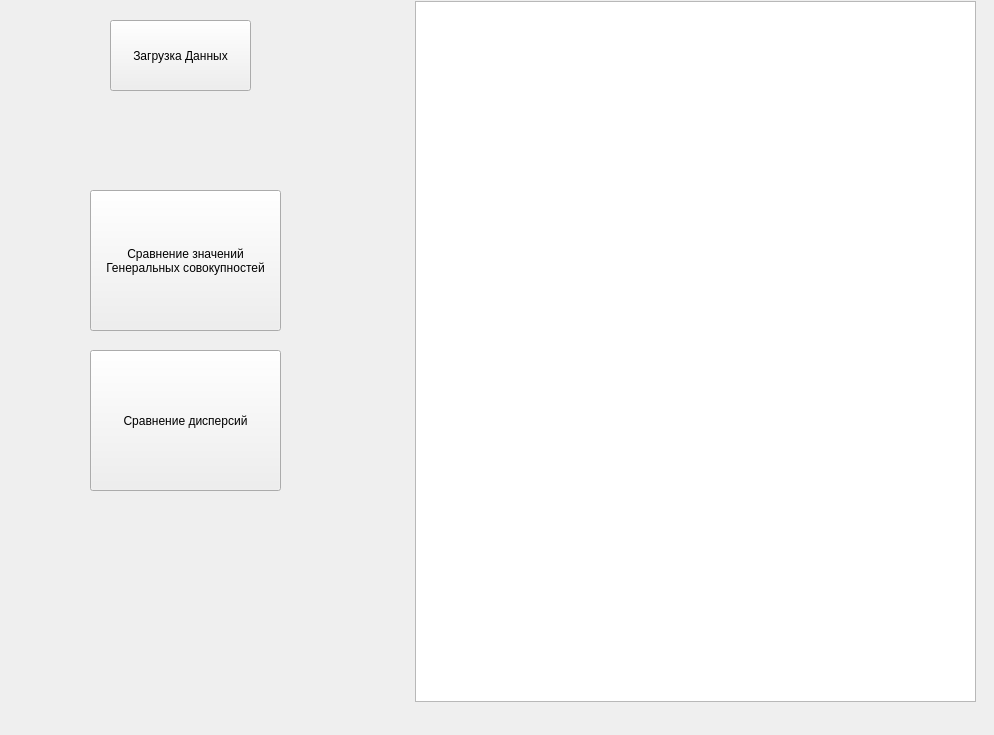
<?xml version="1.0" encoding="UTF-8"?>
<ui version="4.0">
 <class>MainWindow</class>
 <widget class="QMainWindow" name="MainWindow">
  <property name="geometry">
   <rect>
    <x>0</x>
    <y>0</y>
    <width>994</width>
    <height>735</height>
   </rect>
  </property>
  <property name="windowTitle">
   <string>MainWindow</string>
  </property>
  <widget class="QWidget" name="centralwidget">
   <widget class="QTableWidget" name="tableWidget">
    <property name="geometry">
     <rect>
      <x>415</x>
      <y>1</y>
      <width>561</width>
      <height>701</height>
     </rect>
    </property>
   </widget>
   <widget class="QPushButton" name="pushButton">
    <property name="geometry">
     <rect>
      <x>110</x>
      <y>20</y>
      <width>141</width>
      <height>71</height>
     </rect>
    </property>
    <property name="text">
     <string>Загрузка Данных</string>
    </property>
   </widget>
   <widget class="QPushButton" name="pushButton_2">
    <property name="geometry">
     <rect>
      <x>90</x>
      <y>190</y>
      <width>191</width>
      <height>141</height>
     </rect>
    </property>
    <property name="text">
     <string>Сравнение значений
Генеральных совокупностей</string>
    </property>
   </widget>
   <widget class="QPushButton" name="pushButton_3">
    <property name="geometry">
     <rect>
      <x>90</x>
      <y>350</y>
      <width>191</width>
      <height>141</height>
     </rect>
    </property>
    <property name="text">
     <string>Сравнение дисперсий</string>
    </property>
   </widget>
  </widget>
  <widget class="QMenuBar" name="menubar">
   <property name="geometry">
    <rect>
     <x>0</x>
     <y>0</y>
     <width>994</width>
     <height>26</height>
    </rect>
   </property>
  </widget>
 </widget>
 <resources/>
 <connections/>
</ui>
